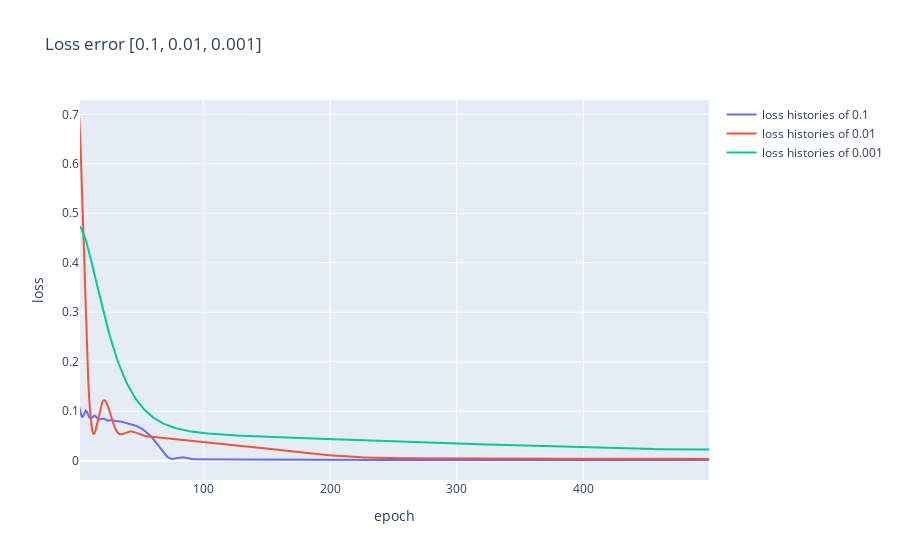

This figure's notebook cell:
### Code cell
# import plotly.graph_objects as go

fig = go.Figure()
x = [x+1 for x in range(1000)]
# for lr in params["LR"]:
for lr in config['MODEL']["LEARNING_RATE"]:
    with open(f"models/{config['DATA']['SCC']}/loss_histories_{lr}.pkl", 'rb') as f:
        loss_histories = pickle.load(f)
    
        fig.add_trace(go.Scatter(x=x, y=loss_histories, mode='lines', name=f"loss histories of {lr}"))
        
        fig.update_layout(
            xaxis_title='epoch',
            yaxis_title='loss',
            title=f"Loss error {config['MODEL']['LEARNING_RATE']}",
            height=800
        )
fig.show()

### Figure 1 — Plotly figure (JSON) as saved in the notebook; plotly's stock layout.template omitted (floating-point values rounded to 4 significant figures; data arrays with more than 128 entries replaced by an {"elided": "..."} marker saying what was removed)
{"data": [{"mode": "lines", "name": "loss histories of 0.1", "type": "scatter", "x": {"elided": "1000 int values"}, "y": {"elided": "1000 float values"}}, {"mode": "lines", "name": "loss histories of 0.01", "type": "scatter", "x": {"elided": "1000 int values"}, "y": {"elided": "1000 float values"}}, {"mode": "lines", "name": "loss histories of 0.001", "type": "scatter", "x": {"elided": "1000 int values"}, "y": {"elided": "1000 float values"}}], "layout": {"autosize": true, "title": {"text": "Loss error [0.1, 0.01, 0.001]"}, "xaxis": {"autorange": false, "range": [2.486, 499.3], "title": {"text": "epoch"}, "type": "linear"}, "yaxis": {"autorange": false, "range": [-0.03893, 0.7289], "title": {"text": "loss"}, "type": "linear"}}}
